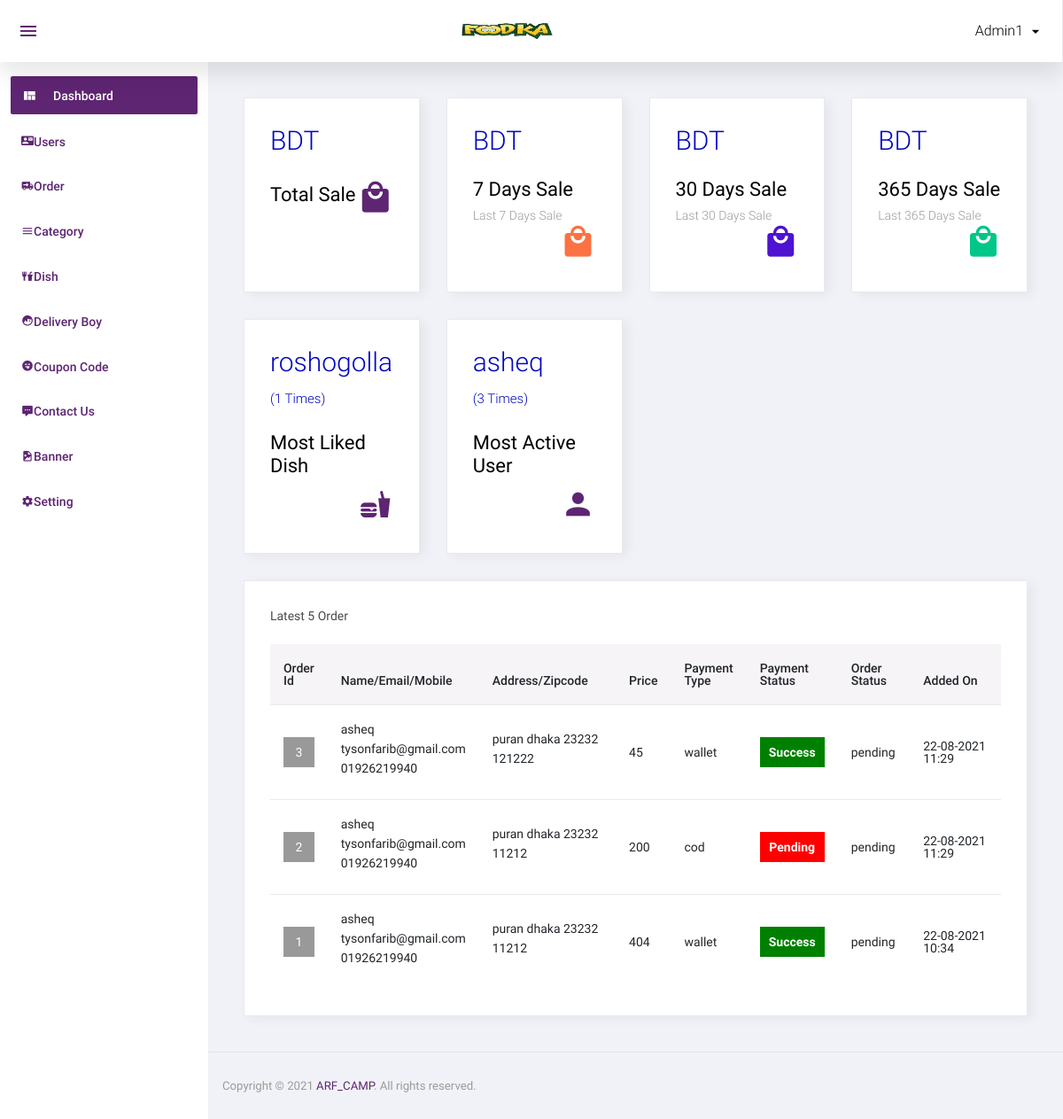
Before: /admin/index.php (signed in) with the older database file.
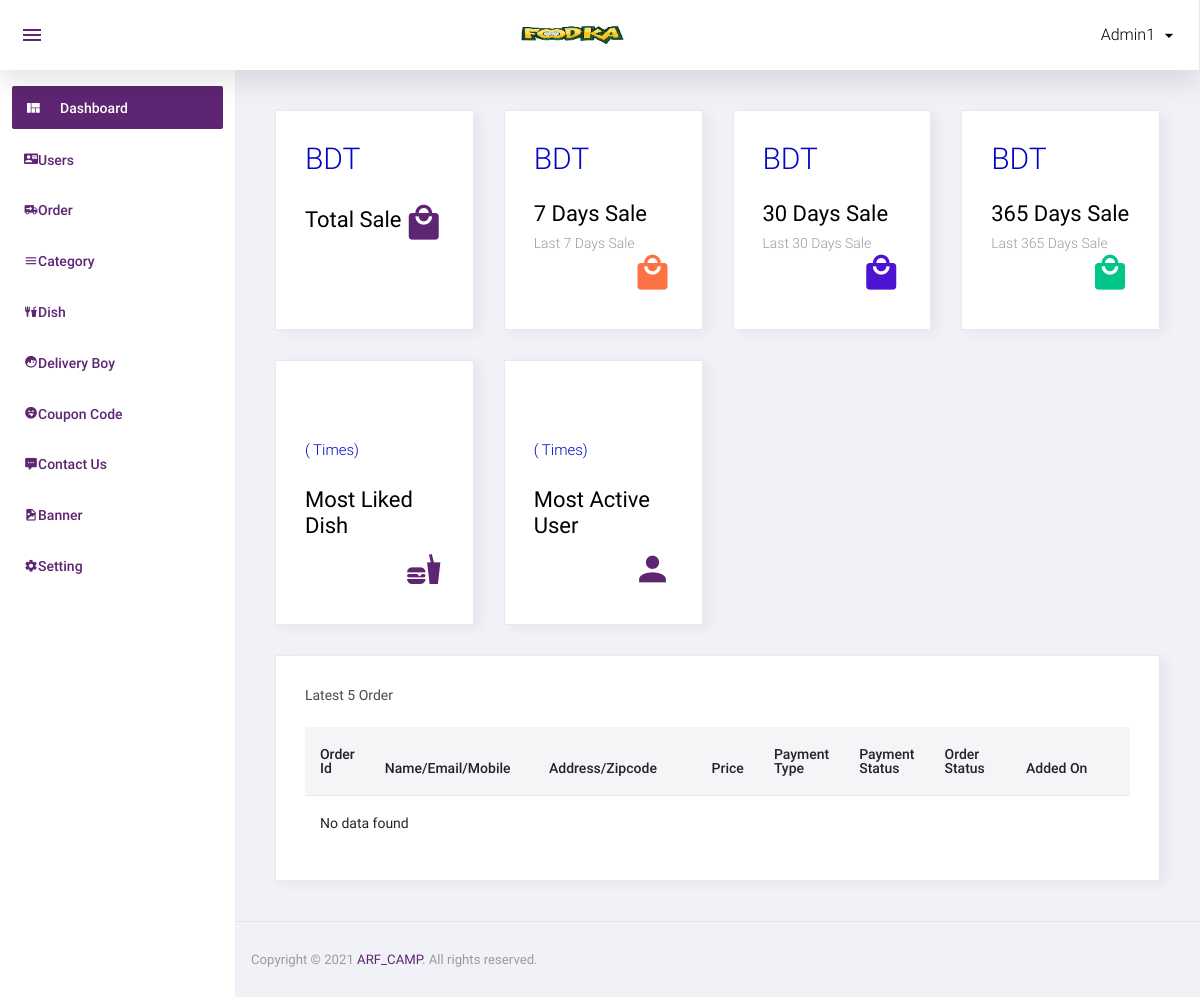
After: the same page with the newer database file.
### tables this page shows
CREATE TABLE `order_master` (
  `id` int(11) NOT NULL,
  `user_id` int(11) NOT NULL,
  `name` varchar(50) NOT NULL,
  `email` varchar(50) NOT NULL,
  `mobile` varchar(50) NOT NULL,
  `address` text NOT NULL,
  `total_price` float NOT NULL,
  `coupon_code` varchar(20) NOT NULL,
  `final_price` float NOT NULL,
  `zipcode` varchar(10) NOT NULL,
  `delivery_boy_id` int(11) NOT NULL,
  `payment_status` varchar(20) NOT NULL,
  `payment_type` varchar(10) NOT NULL,
  `payment_id` varchar(100) NOT NULL,
  `order_status` int(11) NOT NULL,
  `added_on` datetime NOT NULL,
  `delivered_on` datetime NOT NULL,
  `cancel_by` enum('user','admin') NOT NULL,
  `cancel_at` datetime NOT NULL
);

CREATE TABLE `order_status` (
  `id` int(11) NOT NULL,
  `order_status` varchar(50) NOT NULL
);

### function.inc.php (called while the page is built, shortened)
	<?php
function getSale($start,$end){
  global $con;
  $sql="select sum(final_price) as final_price from order_master where added_on between '$start' and '$end' and order_status=4";
  $res=mysqli_query($con,$sql);
  while($row=mysqli_fetch_assoc($res)){
    return $row['final_price'].' BDT';
  }
}
?>

### admin/index.php (the view, shortened to what the changed rows need)
<?php include('top.php');?>
<div class="row">
	<div class="col-md-6 col-lg-3 grid-margin stretch-card">
	  <div class="card">
		<div class="card-body">
		  <h1 class="font-weight-light mb-4">
			<?php
			$start=date('Y-m-d'). ' 00-00-00';
			$end=date('Y-m-d'). ' 23-59-59';
			echo getSale($start,$end);
			?>
		  </h1>
		</div>
	  </div>
	</div>
	<div class="col-md-6 col-lg-3 grid-margin stretch-card">
	  <div class="card">
		<div class="card-body">
		  <h1 class="font-weight-light mb-4">
		    <?php
			$start=strtotime(date('Y-m-d'));
			$start=strtotime("-7 day",$start);
			$start=date('Y-m-d',$start);
			$end=date('Y-m-d'). ' 23-59-59';
			echo getSale($start,$end);
			?>
		  </h1>
		</div>
	  </div>
	</div>
	<div class="col-md-6 col-lg-3 grid-margin stretch-card">
	  <div class="card">
		<div class="card-body">
		  <h1 class="font-weight-light mb-4">
		  <?php
			$start=strtotime(date('Y-m-d'));
			$start=strtotime("-30 day",$start);
			$start=date('Y-m-d',$start);
			$end=date('Y-m-d'). ' 23-59-59';
			echo getSale($start,$end);
			?>
		  </h1>
		</div>
	  </div>
	</div>
	<div class="col-md-6 col-lg-3 grid-margin stretch-card">
	  <div class="card">
		<div class="card-body">
		  <h1 class="font-weight-light mb-4">
		  <?php
			$start=strtotime(date('Y-m-d'));
			$start=strtotime("-365 day",$start);
			$start=date('Y-m-d',$start);
			$end=date('Y-m-d'). ' 23-59-59';
			echo getSale($start,$end);
			?>
		  </h1>
		</div>
	  </div>
	</div>
	<div class="col-md-6 col-lg-3 grid-margin stretch-card">
	  <div class="card">
		<div class="card-body">
		  <h1 class="font-weight-light mb-4">
			<?php
			$row=mysqli_fetch_assoc(mysqli_query($con,"SELECT count(order_detail.dish_details_id) as t, dish.dish from order_detail,dish_details,dish WHERE order_detail.dish_details_id=dish_details.id and dish_details.dish_id=dish.id group by order_detail.dish_details_id order by count(order_detail.dish_details_id) desc limit 1"));
			echo $row['dish'];
			echo "<br/>";
			echo '<span style="font-size:15px;">('.$row['t'].' Times)</span>';
			?>
		  </h1>
		  <div class="d-flex flex-wrap align-items-center">
			<div>
			</div>
			<i class="mdi mdi-food icon-lg text-primary ml-auto"></i>
		  </div>
		</div>
	  </div>
	</div>
	<div class="col-md-6 col-lg-3 grid-margin stretch-card">
	  <div class="card">
		<div class="card-body">
		  <h1 class="font-weight-light mb-4">
			<?php
			$row=mysqli_fetch_assoc(mysqli_query($con,"select count(order_master.user_id) as t,user.name from order_master,user WHERE order_master.user_id=user.id GROUP BY order_master.user_id order by count(order_master.user_id) desc limit 1"));
			echo $row['name'];
			echo "<br/>";
			echo '<span style="font-size:15px;">('.$row['t'].' Times)</span>';
			?>
		  </h1>
		  <div class="d-flex flex-wrap align-items-center">
			<div>
			</div>
			<i class="mdi mdi-account icon-lg text-primary ml-auto"></i>
		  </div>
		</div>
	  </div>
	</div>
  </div>
  <?php
  $sql="select order_master.*,order_status.order_status as order_status_str from order_master,order_status where order_master.order_status=order_status.id order by order_master.id desc limit 5";
$res=mysqli_query($con,$sql);
  ?>
  <div class="row">
	<div class="col-12">
	  <div class="card">
		<div class="card-body">
		  <div class="table-responsive">
			<table class="table table-hover">
			  <thead>
				<tr>
				   <th width="5%">Order Id</th>
					<th width="20%">Name/Email/Mobile</th>
					<th width="20%">Address/Zipcode</th>
					<th width="5%">Price</th>
					<th width="10%">Payment Type</th>
					<th width="10%">Payment Status</th>
					<th width="10%">Order Status</th>
					<th width="15%">Added On</th>
				</tr>
			  </thead>
			  <tbody>
                        <?php if(mysqli_num_rows($res)>0){
						while($row=mysqli_fetch_assoc($res)){
						?>
						<tr>
                            <td>
								<div class="div_order_id">
									<a href="order_detail.php?id=<?php echo $row['id']?>"><?php echo $row['id']?></a>
								</div>
							</td>
                            <td>
								<p><?php echo $row['name']?></p>
								<p><?php echo $row['email']?></p>
								<p><?php echo $row['mobile']?></p>
							<td>
								<p><?php echo $row['address']?></p>
								<p><?php echo $row['zipcode']?></p>
							</td>
							<td style="font-size:14px;"><?php echo $row['total_price']?><br/>
							</td>
							<td><?php echo $row['payment_type']?></td>
							<td>
								<div class="payment_status payment_status_<?php echo $row['payment_status']?>"><?php echo ucfirst($row['payment_status'])?></div>
							</td>
							<td><?php echo $row['order_status_str']?></td>
							<td>
							<?php
							$dateStr=strtotime($row['added_on']);
							echo date('d-m-Y h:s',$dateStr);
							?>
							</td>
                        </tr>
                        <?php
						} } else { ?>
						<tr>
							<td colspan="6">No data found</td>
						</tr>
						<?php } ?>
                      </tbody>
			</table>
		  </div>
		</div>
	  </div>
	</div>
  </div>
<?php include('footer.php');?>

Changed rows visible on the page:
removed order_master: id "3", name "asheq", email "tysonfarib@gmail.com", mobile "01926219940", address "puran dhaka 23232", zipcode "121222", total_price "45", payment_type "wallet", payment_status "Success", order_status.order_status "pending", added_on "22-08-2021 11:29"
removed order_master: id "2", name "asheq", email "tysonfarib@gmail.com", mobile "01926219940", address "puran dhaka 23232", zipcode "11212", total_price "200", payment_type "cod", payment_status "Pending", order_status.order_status "pending", added_on "22-08-2021 11:29"
removed order_master: id "1", name "asheq", email "tysonfarib@gmail.com", mobile "01926219940", address "puran dhaka 23232", zipcode "11212", total_price "404", payment_type "wallet", payment_status "Success", order_status.order_status "pending", added_on "22-08-2021 10:34"
Other visible differences:
$row['dish']: "roshogolla" → (not shown)
$row['t']: "1" → (not shown)
$row['name']: "asheq" → (not shown)
$row['t']: "3" → (not shown)
text now shown: "No data found"
